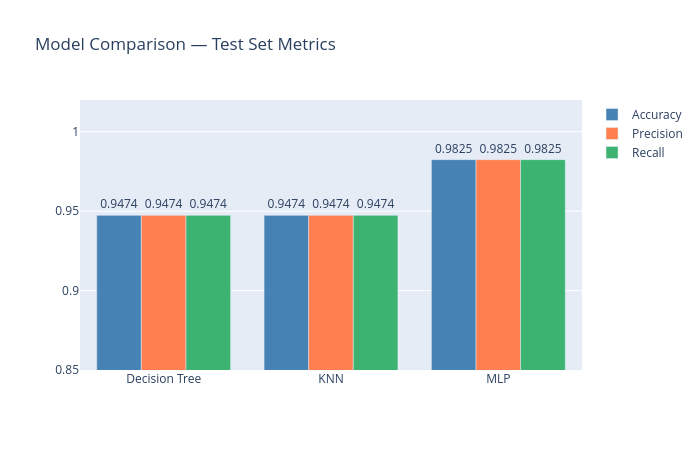

Source (notebook cell):
### Markdown cell above
## Model Comparison

### Code cell
models = ['Decision Tree', 'KNN', 'MLP']
all_predictions = [tree_predictions, knn_predictions, mlp_predictions]

comparison = pl.DataFrame({
    'Model':     models,
    'Accuracy':  [precision_score(target_test, p, average='weighted') for p in all_predictions],
    'Precision': [precision_score(target_test, p, average='weighted') for p in all_predictions],
    'Recall':    [recall_score(target_test, p, average='weighted')    for p in all_predictions],
})

print(comparison)

plot_metrics_comparison(
    comparison['Model'].to_list(),
    comparison['Accuracy'].to_list(),
    comparison['Precision'].to_list(),
    comparison['Recall'].to_list(),
).show()

### Figure 1 — Plotly figure (JSON) as saved in the notebook; plotly's stock layout.template omitted (floating-point values rounded to 4 significant figures)
{"data": [{"marker": {"color": "steelblue"}, "name": "Accuracy", "text": ["0.9474", "0.9474", "0.9825"], "textposition": "outside", "type": "bar", "x": ["Decision Tree", "KNN", "MLP"], "y": [0.9474, 0.9474, 0.9825]}, {"marker": {"color": "coral"}, "name": "Precision", "text": ["0.9474", "0.9474", "0.9825"], "textposition": "outside", "type": "bar", "x": ["Decision Tree", "KNN", "MLP"], "y": [0.9474, 0.9474, 0.9825]}, {"marker": {"color": "mediumseagreen"}, "name": "Recall", "text": ["0.9474", "0.9474", "0.9825"], "textposition": "outside", "type": "bar", "x": ["Decision Tree", "KNN", "MLP"], "y": [0.9474, 0.9474, 0.9825]}], "layout": {"barmode": "group", "height": 450, "hovermode": "x unified", "title": {"text": "Model Comparison — Test Set Metrics"}, "width": 700, "yaxis": {"range": [0.85, 1.02]}}}
